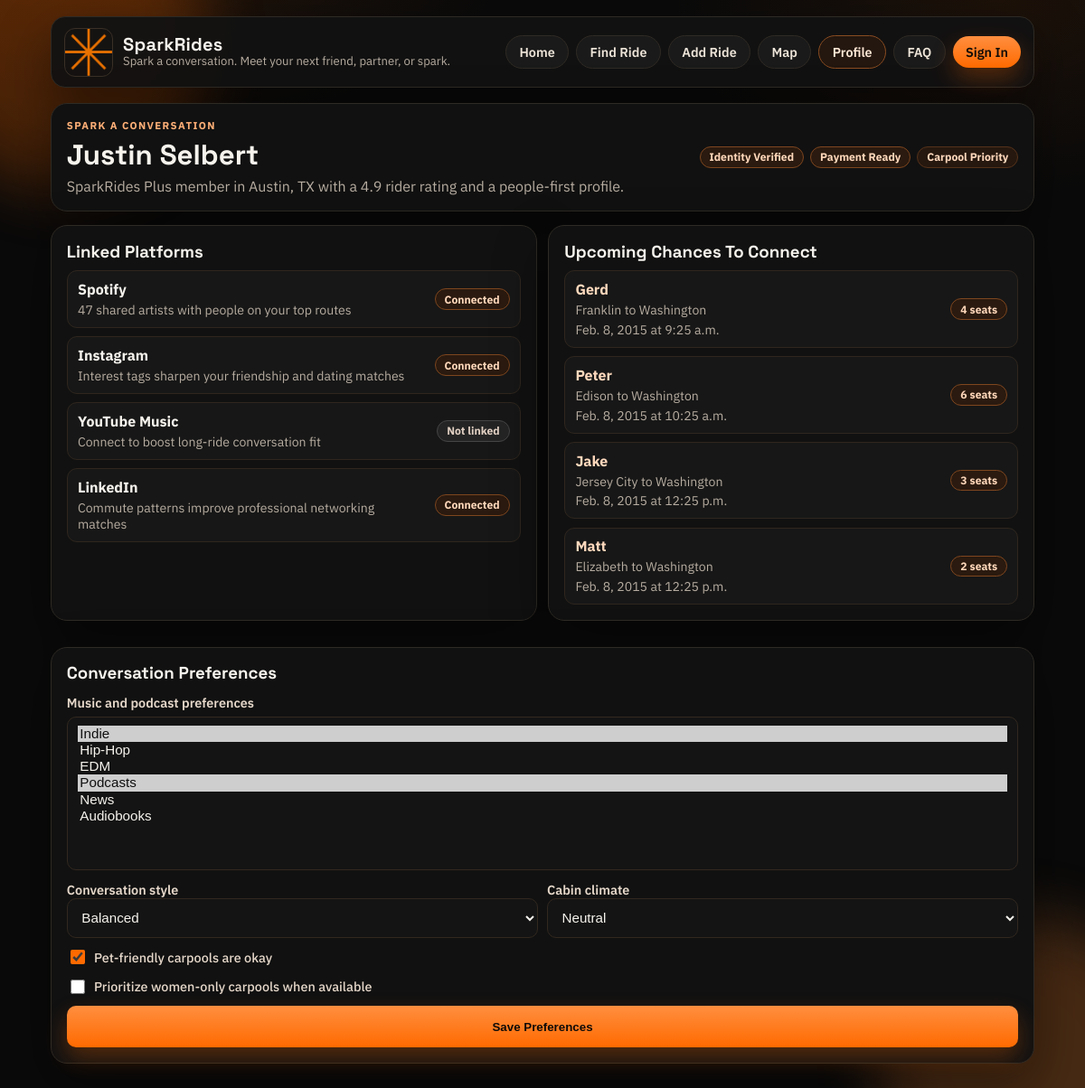
Before: /profile/ with the older database file.
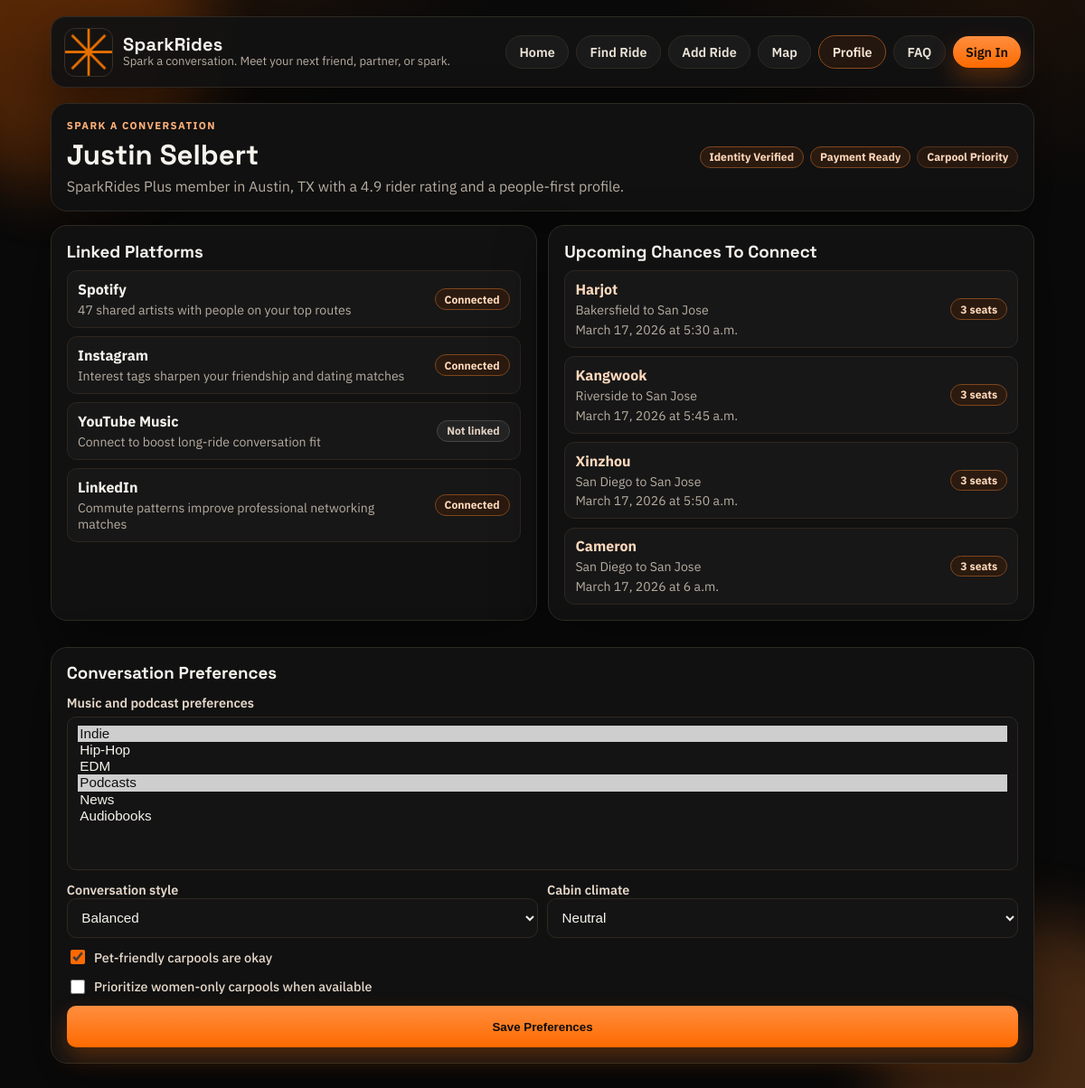
After: the same page with the newer database file.
### rides/models.py (models this page shows, shortened)
class Person(models.Model):
  first_name = models.CharField(max_length=64)
  origination = models.CharField(max_length=64)
  destination_city = models.CharField(max_length=64)
  destination_state = models.CharField(max_length=2)
  date = models.DateField()
  time = models.TimeField()
  taking_passengers = models.BooleanField(default=False)
  seats_available = models.IntegerField(default=0)
  age = models.PositiveSmallIntegerField(null=True, blank=True)
  relationship_status = models.CharField(max_length=40, blank=True, default="")
  occupation = models.CharField(max_length=120, blank=True, default="")
  interests = models.CharField(max_length=280, blank=True, default="")
  personality_style = models.CharField(max_length=120, blank=True, default="")
  looking_for = models.CharField(max_length=180, blank=True, default="")
  bio = models.TextField(blank=True, default="")

### rides/views.py (the view)
# urls.py: path("profile/", views.profile, name="profile"),
def profile(request):
  defaults = {
    "music_focus": ["indie", "podcasts"],
    "conversation_style": "balanced",
    "climate_preference": "neutral",
    "pet_friendly": True,
    "women_only_opt_in": False,
  }
  if request.method == "POST":
    form = ProfilePreferencesForm(request.POST)
    preferences_saved = form.is_valid()
    if preferences_saved:
      cleaned = form.cleaned_data
      defaults = {
        "music_focus": cleaned["music_focus"],
        "conversation_style": cleaned["conversation_style"],
        "climate_preference": cleaned["climate_preference"],
        "pet_friendly": cleaned["pet_friendly"],
        "women_only_opt_in": cleaned["women_only_opt_in"],
      }
  else:
    form = ProfilePreferencesForm(initial=defaults)
    preferences_saved = False
  if request.method == "POST" and preferences_saved:
    form = ProfilePreferencesForm(initial=defaults)
  linked_accounts = [
    {
      "name": "Spotify",
      "status": "Connected",
      "detail": "47 shared artists with people on your top routes",
    },
    {
      "name": "Instagram",
      "status": "Connected",
      "detail": "Interest tags sharpen your friendship and dating matches",
    },
    {
      "name": "YouTube Music",
      "status": "Not linked",
      "detail": "Connect to boost long-ride conversation fit",
    },
    {
      "name": "LinkedIn",
      "status": "Connected",
      "detail": "Commute patterns improve professional networking matches",
    },
  ]
  upcoming_rides = Person.objects.filter(taking_passengers=True).order_by("date", "time")[:4]
  return render(
    request,
    "profile.html",
    {
      "nav_page": "profile",
      "profile_name": "Justin Selbert",
      "profile_tier": "SparkRides Plus",
      "profile_city": "Austin, TX",
      "profile_score": "4.9",
      "linked_accounts": linked_accounts,
      "upcoming_rides": upcoming_rides,
      "preferences_form": form,
      "preferences_saved": preferences_saved,
    },
  )

### rides/templates/profile.html (shortened to what this page needs)
{% extends "base.html" %}
{% block content %}
<section class="profile-hero">
  <div>
    <p class="eyebrow">Spark a conversation</p>
    <h1 class="panel-title">{{ profile_name }}</h1>
    <p class="panel-subtitle">{{ profile_tier }} member in {{ profile_city }} with a {{ profile_score }} rider rating and a people-first profile.</p>
  </div>
  <div class="profile-badges">
    <span class="pill pill-yes">Identity Verified</span>
    <span class="pill pill-yes">Payment Ready</span>
    <span class="pill">Carpool Priority</span>
  </div>
</section>
<section class="split-panel">
  <article class="split-card">
    <h3>Linked Platforms</h3>
    <div class="mini-list">
      {% for account in linked_accounts %}
      <div class="mini-item">
        <div>
          <strong>{{ account.name }}</strong>
          <p>{{ account.detail }}</p>
        </div>
        {% if account.status == 'Connected' %}
        <span class="pill pill-yes">Connected</span>
        {% else %}
        <span class="pill pill-no">Not linked</span>
        {% endif %}
      </div>
      {% endfor %}
    </div>
  </article>
  <article class="split-card">
    <h3>Upcoming Chances To Connect</h3>
    <div class="mini-list">
      {% for ride in upcoming_rides %}
      <div class="mini-item">
        <div>
          <a class="rider-link" href="{% url 'rides:rider_profile' ride.id %}"><strong>{{ ride.first_name }}</strong></a>
          <p>{{ ride.origination }} to {{ ride.destination_city }}</p>
          <p>{{ ride.date }} at {{ ride.time }}</p>
        </div>
        <span class="pill pill-yes">{{ ride.seats_available }} seats</span>
      </div>
      {% empty %}
      <p class="empty-state">No upcoming rides to display.</p>
      {% endfor %}
    </div>
  </article>
</section>
<section class="results-panel">
  <div class="results-head">
    <h3>Conversation Preferences</h3>
  </div>
  <form method="post" class="stack-form">
    <div class="form-row">
      <label for="{{ preferences_form.music_focus.id_for_label }}">{{ preferences_form.music_focus.label }}</label>
      {{ preferences_form.music_focus }}
    </div>
    <div class="form-row two-column-form">
      <div>
        <label for="{{ preferences_form.conversation_style.id_for_label }}">{{ preferences_form.conversation_style.label }}</label>
        {{ preferences_form.conversation_style }}
      </div>
      <div>
        <label for="{{ preferences_form.climate_preference.id_for_label }}">{{ preferences_form.climate_preference.label }}</label>
        {{ preferences_form.climate_preference }}
      </div>
    </div>
    <div class="form-row checkbox-row">
      <label for="{{ preferences_form.pet_friendly.id_for_label }}">{{ preferences_form.pet_friendly }} {{ preferences_form.pet_friendly.label }}</label>
    </div>
    <div class="form-row checkbox-row">
      <label for="{{ preferences_form.women_only_opt_in.id_for_label }}">{{ preferences_form.women_only_opt_in }} {{ preferences_form.women_only_opt_in.label }}</label>
    </div>
    <button type="submit">Save Preferences</button>
  </form>
</section>
{% endblock %}

Changed rows visible on the page:
no longer on this page (row edited): Person: first_name "Gerd", origination "Franklin", destination_city "Washington", date "Feb. 8, 2015", time "9:25 a.m.", seats_available "4"
no longer on this page (row edited): Person: first_name "Peter", origination "Edison", destination_city "Washington", date "Feb. 8, 2015", time "10:25 a.m.", seats_available "6"
removed Person: first_name "Jake", origination "Jersey City", destination_city "Washington", date "Feb. 8, 2015", time "12:25 p.m.", seats_available "3"
no longer on this page (row edited): Person: first_name "Matt", origination "Elizabeth", destination_city "Washington", date "Feb. 8, 2015", time "12:25 p.m.", seats_available "2"
now on this page (row edited): Person: first_name "Harjot", origination "Bakersfield", destination_city "San Jose", date "March 17, 2026", time "5:30 a.m.", seats_available "3"
now on this page (row edited): Person: first_name "Kangwook", origination "Riverside", destination_city "San Jose", date "March 17, 2026", time "5:45 a.m.", seats_available "3"
now on this page (row edited): Person: first_name "Xinzhou", origination "San Diego", destination_city "San Jose", date "March 17, 2026", time "5:50 a.m.", seats_available "3"
added Person: first_name "Cameron", origination "San Diego", destination_city "San Jose", date "March 17, 2026", time "6 a.m.", seats_available "3"
